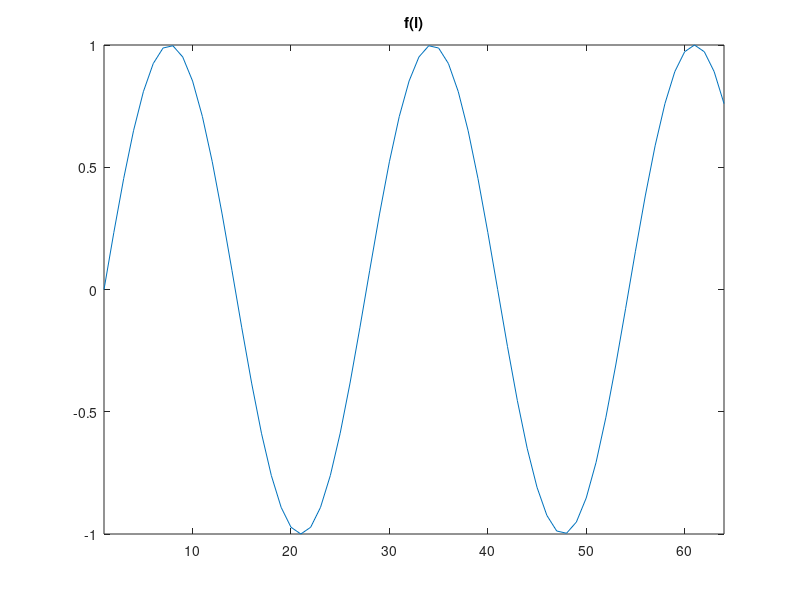
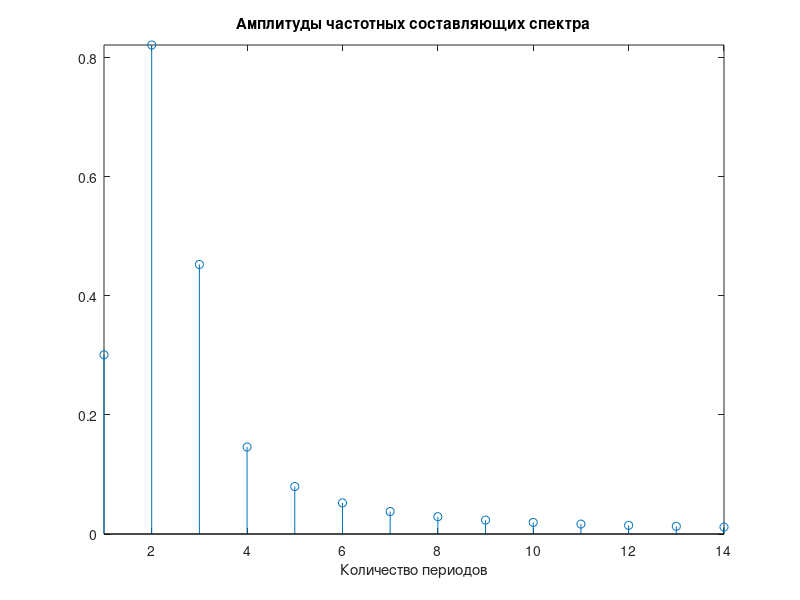
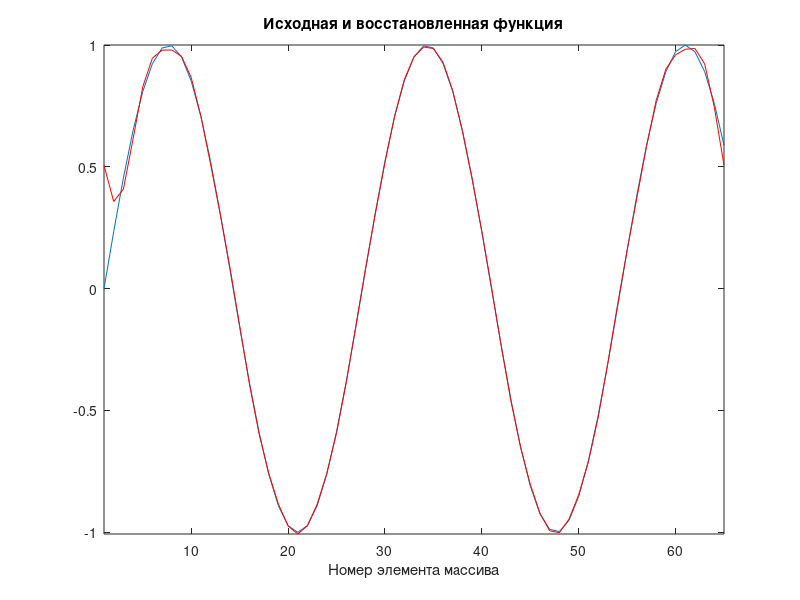

Here is the MATLAB script that generated these plots, in order:
% Разложение функции t в ряд Фурье
%в дискретизированном виде на интервале  [-T,T], например,[-pi,pi]  

clc;
N=64; %Количество отсчетов (элементов массива y(t))
K=14 ;%Количество членов ряда Фурье
%T=pi;
T=5;
%T=0.9*pi; %диапазон изменения функции f(i) равен +/-T
kp=2.4; %количество периодов гармонической функции
y=zeros(1,N+1);
Sa = zeros(1,K);
Sb = zeros(1,K);
p=2.4;% показатель степени функции t^p
f=zeros(1,N+1);
Sa0=0;
for i=1:N+1     
   x(i)=(2*T*(((i-1-N/2))/N));
   f(i)=sin(2*pi*kp*(i-1)/N); % гармоническая функция 
   % f(i)=x(i)*cos(x(i));
   %f(i)=(-tan(x(i)/2))/2;
   % f(i)=log(2+cos(x(i)/2));%вариант 10
   % f(i)=log(1+x(i)^p);
   % f(i)= (2*T*(((i-1-N/2))/N))^p; %функция t^p 
   % f(i)=x(i)^3-1;
%    f(i)=x(i)^p;
   % f(i)=abs(x(i));
   % f(i)=sinh(x(i));
   % f(i)=sin(x(i));
   %f(i)=cosh(x(i)); %Вариант 14 - f(x)=ch(x)
   % f(i)=x(i)*exp(x(i)); 
   %f(i)=exp(x(i)); 
  
    Sa0=Sa0+f(i);
end
Sa0=Sa0/N; %вычисленный коэф. a0/2
%Saa0=pi^2/3 %%теоретически определенные коэф. а0/2 для функции t^2
figure
i=1:N;
plot(i,f(i));
title('f(i)');
axis tight;
for i=1:N+1
    for j=1:K
        Sa(j) = (Sa(j)+f(i)*cos((j)*2*pi*(i-1-N/2)/N));
        Sb(j) = (Sb(j)+f(i)*sin((j)*2*pi*(i-1-N/2)/N)); 
    end
   
end
for j=1:K
    Sa(j)=Sa(j)*(1/(N/2));
    Sb(j)=Sb(j)*(1/(N/2));
   % Saa(j)= 4*(-1)^j/(j^2);%теоретически определенный коэф. аk для функции t^2
end
SSa=Sa; %коэффициенты ak
SSb=Sb; %коэффициенты bk
%SSaa=Saa %теоретически определенные коэф. аk для функции t^2 
% i=1:K;
% figure 
% plot(i,Sa);
% title('Коэффициенты Sa');
%Вычисление и отображение спектра амплитуд (начало)
for j=1:K 
Sab(j)=sqrt(Sa(j)^2+Sb(j)^2);
end
K1=K;
i=1:K1;
figure 
plot(i,Sab(i));
stem(Sab(1:K1)); %вывод графика  дискретной последовательности данных
axis([1 8 -0.2 1.2]);%задание осей: [xmin xmax ymin ymax]
title('Амплитуды частотных составляющих спектра');
xlabel('Количество периодов')
axis tight;
%Вычисление и отображение спектра амплитуд (конец)
y=zeros(1,N+1);
for i=1:N+1
    for j=1:K         
        y(i)= y(i)+Sa(j)*cos(j*2*pi*(i-1-N/2)/N)+Sb(j)*sin(j*2*pi*(i-1-N/2)/N); %%%%%%%%  
    end     
      y(i)=(Sa0+y(i));
end
i=1:N+1;
figure
plot(i,f);
axis tight;
title('Исходная и восстановленная функция')
xlabel('Номер элемента массива')
hold on;
plot(i,y,'r-')
axis tight;
hold off;

for i=2:N
  dy(i)=y(i)-f(i);%абсолютная погрешность восстановления
end
dy_proc=dy/(max(f)-min(f))*100;
CKO=std(dy);
CKO_proc=std(dy_proc)%СКО в процентах

pause;
close all;
clear;
